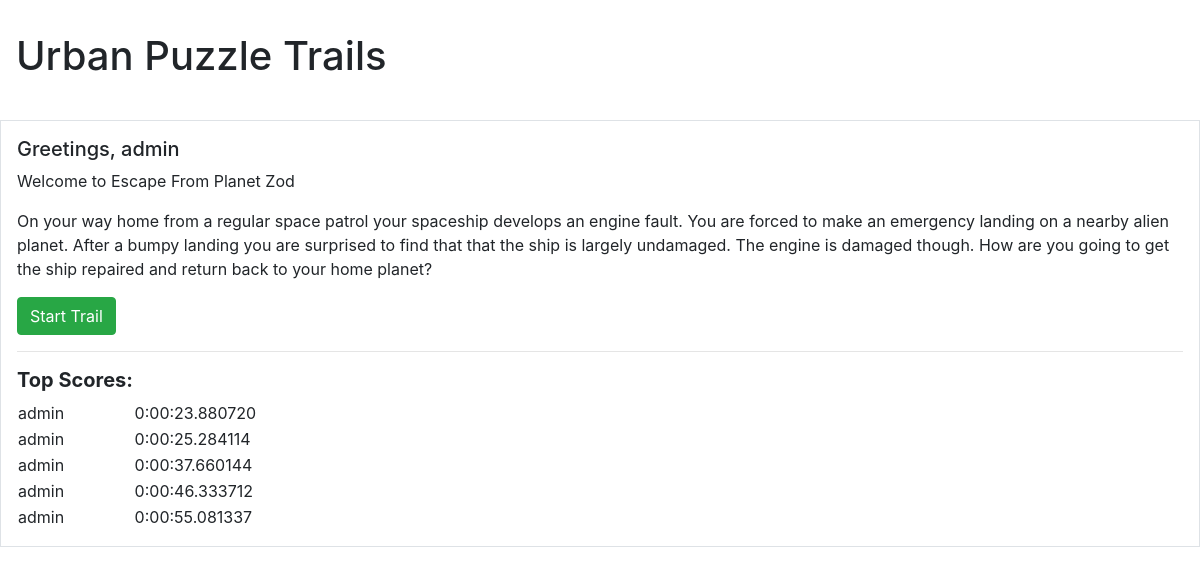
The page /trail/2/ (signed in) on the database its author committed.
### trail/models.py (models this page shows, shortened)
class Trail(models.Model):
    trail_name = models.CharField(max_length=120) # max_length = required
    trail_description = models.TextField(blank=True, null=True)
    trail_mission = models.CharField(max_length=75, default="This is a mission")
    trail_total_items = models.IntegerField(default=0) # CharField(max_length=75, default="This is a mission")
    trail_start_location = models.CharField(max_length=120, blank=True)

class Game(models.Model):
    game_name = models.CharField(max_length=120)
    game_mission = models.TextField(blank=True, null=True)
    game_player = models.ForeignKey(User, null=True, on_delete=models.SET_NULL)
    game_url = models.CharField(max_length=16)
    game_start = models.DateTimeField(auto_now_add=True)
    game_inventory = models.ManyToManyField(Item, blank=True)
    game_total_items = models.IntegerField(default=0)
    game_trail = models.ForeignKey(Trail, null=True, on_delete=models.SET_NULL)
    game_duration = models.DurationField(null=True)
    game_progress = models.IntegerField(default=0)
    game_status = models.CharField(default='Not Started', max_length=20)
    game_event_list = models.ManyToManyField(Event, blank=True)
    def __str__(self):
        return self.game_name

### trail/views.py (the view, shortened to what this page needs)
# urls.py: path('trail/<int:id>/', trail_main_view, name='trail_main_view'),  # For when we add more trails!
@login_required(login_url='/login/')
def trail_main_view(request, id=id):
    trail_data = get_object_or_404(Trail, id=id)
    top_score_games = get_high_scores(5)
    context = {
        "object": trail_data,
        "top_scores": top_score_games,
        }
    return render(request, "trail/trail_main.html", context)

### trail/utility_functions.py (called while the page is built)
def get_high_scores(number):
    games_list = Game.objects.exclude(game_duration__isnull=True).order_by('game_duration')[:number]
    print(games_list)
    game_data = games_list[0]
    print(game_data)
    for game in games_list:
        print('*** %s  -  %s ***' % (game.game_player, game.game_duration))
    return games_list

### templates/trail/trail_main.html (shortened to what this page needs)
{% extends 'base.html' %}
{% block heading %}Urban Puzzle Trails{% endblock %}
{% block content %}
  <div class="description">
        <h5>Greetings, {{ user }}</h5>
        <p>Welcome to {{ object.trail_name }}</p>
        <p>{{ object.trail_description  }}</p>
        <form method="post">
            <button type="submit" class="btn btn-success">Start Trail</button>
        </form>
</div>
<hr>
<div>
    <h5><b>Top Scores:</b></h5>
    <table style="width:50%">
      <col width="20%">
      <col width="80%">
        {% for game in top_scores %}
            <tr>
                <td>{{ game.game_player }}</td>
                <td>{{ game.game_duration }}</td>
            </tr>
        {% endfor %}
    </table>
</div>
{% endblock %}

### rows shown on the page
Trail: trail_name "Escape From Planet Zod", trail_description "On your way home from a regular space patrol your spaceship develops an engine fault. You are forced to make an emergency landing on a nearby alien planet. After a bumpy landing you are surprised to find that that the ship is largely undamaged. The engine is damaged though. How are you going to get the ship repaired and return back to your home planet?"
Game: game_player "admin", game_duration "0:00:23.880720"
Game: game_player "admin", game_duration "0:00:25.284114"
Game: game_player "admin", game_duration "0:00:37.660144"
Game: game_player "admin", game_duration "0:00:46.333712"
Game: game_player "admin", game_duration "0:00:55.081337"

### other values the page prints
{{ user }} "admin"
